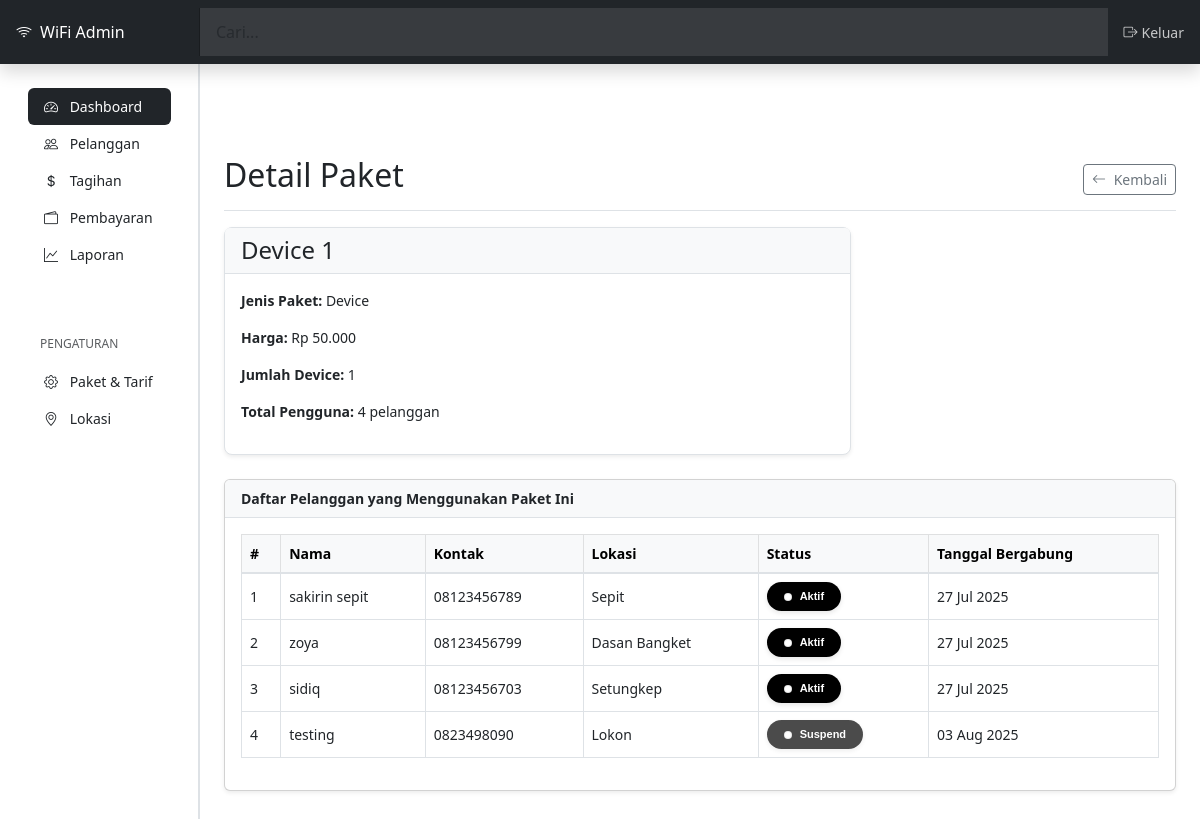
Page /paket/1/ (signed in) on the earlier database version.
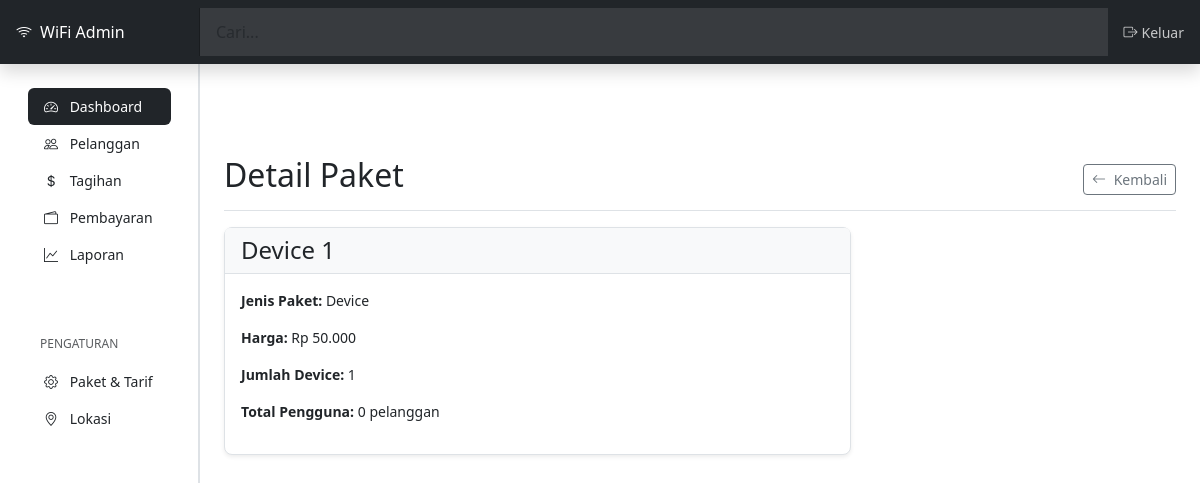
Same page on the later database version.
### tagihan_app/models.py (models this page shows, shortened)
class Paket(models.Model):
    JENIS_PAKET_CHOICES = [
        ('device', 'Device'),
        ('pppoe', 'PPPoE'),
    ]
    nama = models.CharField(max_length=100)
    jenis_paket = models.CharField(max_length=10, choices=JENIS_PAKET_CHOICES)
    jumlah_device = models.IntegerField(null=True, blank=True)  # Untuk paket device
    kecepatan_mbps = models.IntegerField(null=True, blank=True)  # Untuk paket PPPoE
    harga = models.DecimalField(max_digits=10, decimal_places=2)

class Pelanggan(models.Model):
    nama = models.CharField(max_length=200)
    alamat = models.TextField(blank=True, null=True)
    kontak = models.CharField(max_length=50, blank=True, null=True)
    lokasi = models.ForeignKey(Lokasi, on_delete=models.SET_NULL, null=True, blank=True)
    paket = models.ForeignKey(Paket, on_delete=models.SET_NULL, null=True, blank=True)
    username_pppoe = models.CharField(max_length=100, blank=True, null=True)
    tanggal_bergabung = models.DateField(default=timezone.now)
    catatan = models.TextField(blank=True, null=True)
    STATUS_CHOICES = [
        ('aktif', 'Aktif'),
        ('tidak_aktif', 'Tidak Aktif'),
        ('suspend', 'Suspend'),
    ]
    status = models.CharField(max_length=20, choices=STATUS_CHOICES, default='aktif')

class Lokasi(models.Model):
    nama = models.CharField(max_length=100, unique=True)

### tagihan_app/views.py (the view)
# urls.py: path('paket/<int:pk>/', views.paket_detail, name='paket_detail'),
@login_required
def paket_detail(request, pk: UUID):
    paket = get_object_or_404(Paket, pk=pk)
    context = {
        'paket': paket,
        'pelanggan_list': paket.pelanggan_set.select_related('lokasi').all(),
    }
    return render(request, 'paket/detail.html', context)

### templates/paket/detail.html (shortened to what this page needs)
{% extends "base.html" %}
{% load static %}
{% block main %}
<main class="col-md-9 ms-sm-auto col-lg-10 px-md-4 content">
    <div class="d-flex justify-content-between flex-wrap flex-md-nowrap align-items-center pt-3 pb-2 mb-3 border-bottom">
        <h1 class="h2">Detail Paket</h1>
        <div class="btn-toolbar mb-2 mb-md-0">
            <a href="{% url 'tagihan_app:paket_list'%}" class="btn btn-sm btn-outline-secondary">
                <i class="bi bi-arrow-left me-1"></i>
                Kembali
            </a>
        </div>
    </div>
    <div class="">
    <div class="row mb-4">
        <div class="col-lg-8">
            <div class="card summary-card">
                <div class="card-header">
                    <h4 class="mb-0">{{ paket.nama }}</h4>
                </div>
                <div class="card-body">
                    <p><strong>Jenis Paket:</strong> {{ paket.get_jenis_paket_display }}</p>
                    <p><strong>Harga:</strong> <span class="currency">Rp {{ paket.harga|floatformat:0 }}</span> </p>
                    {% if paket.jenis_paket == 'device' %}
                        <p><strong>Jumlah Device:</strong> {{ paket.jumlah_device }}</p>
                    {% elif paket.jenis_paket == 'pppoe' %}
                        <p><strong>Kecepatan:</strong> {{ paket.kecepatan_mbps }} Mbps</p>
                    {% endif %}
                    <p><strong>Total Pengguna:</strong> {{ pelanggan_list.count }} pelanggan</p>
                </div>
            </div>
        </div>
    </div>
    {% if pelanggan_list %}
    <div class="row">
        <div class="col-lg-12">
            <div class="card shadow-sm">
                <div class="card-header">
                    <strong>Daftar Pelanggan yang Menggunakan Paket Ini</strong>
                </div>
                <div class="card-body">
                    <div class="table-responsive">
                        <table class="table table-hover table-bordered align-middle">
                            <thead class="table-light">
                                <tr>
                                    <th>#</th>
                                    <th>Nama</th>
                                    <th>Kontak</th>
                                    <th>Lokasi</th>
                                    <th>Status</th>
                                    <th>Tanggal Bergabung</th>
                                </tr>
                            </thead>
                            <tbody>
                                {% for pelanggan in pelanggan_list %}
                                <tr>
                                    <td>{{ forloop.counter }}</td>
                                    <td>{{ pelanggan.nama }}</td>
                                    <td>{{ pelanggan.kontak|default:"-" }}</td>
                                    <td>{{ pelanggan.lokasi.nama}}</td>
                                    <td>
                                        <span class="badge
                                            {% if pelanggan.status == 'aktif' %}
                                                badge-bg-success
                                            {% elif pelanggan.status == 'belum_lunas' %}
                                                badge-bg-warning
                                            {% else %}
                                                badge-bg-danger
                                            {% endif %}">
                                            {{ pelanggan.get_status_display }}
                                        </span>
                                    </td>
                                    <td>{{ pelanggan.tanggal_bergabung|date:"d M Y" }}</td>
                                </tr>
                                {% endfor %}
                            </tbody>
                        </table>
                    </div>
                </div>
            </div>
        </div>
    </div>
    {% endif %}
    </div>
</main>
{% endblock %}

### templates/base.html (shortened to what this page needs)
<!DOCTYPE html>
<html lang="en">
<head>
    <link href="https://cdn.jsdelivr.net/npm/bootstrap@5.3.0/dist/css/bootstrap.min.css" rel="stylesheet">
    <link rel="stylesheet" href="https://cdn.jsdelivr.net/npm/bootstrap-icons@1.10.0/font/bootstrap-icons.css">
</head>
<body>
    <header class="navbar navbar-dark sticky-top flex-md-nowrap shadow">
        <a class="navbar-brand d-flex align-items-center col-md-3 col-lg-2 me-0 px-3 fs-6" href="#">
            <i class="bi bi-wifi me-2"></i>
            <span>WiFi Admin</span>
        </a>
        <input class="form-control form-control-dark w-100 rounded-0 border-0" type="text" placeholder="Cari..." aria-label="Search">
        <div class="navbar-nav">
            <div class="nav-item text-nowrap">
                <a class="nav-link px-3" href="{% url 'tagihan_app:logout' %}" onclick="return confirm('Apakah Anda yakin ingin keluar?');">
                    <i class="bi bi-box-arrow-right me-1"></i>Keluar
                </a>
            </div>
        </div>
    </header>
    <div class="container-fluid">
        <div class="row">
            <nav id="sidebarMenu" class="col-md-3 col-lg-2 d-md-block sidebar collapse">
                <div class="position-sticky pt-3 sidebar-sticky px-4">
                    <ul class="nav flex-column py-4 ">
                        <li class="nav-item">
                            <a class="nav-link active" aria-current="page" href="{% url 'tagihan_app:dashboard' %}">
                                <i class="bi bi-speedometer2 me-2"></i>
                                Dashboard
                            </a>
                        </li>
                        <li class="nav-item">
                            <a class="nav-link" href="{% url 'tagihan_app:pelanggan_list' %}">
                                <i class="bi bi-people me-2"></i>
                                Pelanggan
                            </a>
                        </li>
                        <li class="nav-item">
                            <a class="nav-link" href="{% url 'tagihan_app:tagihan_list' %}">
                                <i class="bi bi-currency-dollar me-2"></i>
                                Tagihan
                            </a>
                        </li>
                        <li class="nav-item">
                            <a class="nav-link" href="{% url 'tagihan_app:pembayaran_list' %}">
                                <i class="bi bi-wallet2 me-2"></i>
                                Pembayaran
                            </a>
                        </li>
                        <li class="nav-item">
                            <a class="nav-link" href="{% url 'tagihan_app:laporan' %}">
                                <i class="bi bi-graph-up me-2"></i>
                                Laporan
                            </a>
                        </li>
                    </ul>
                    <h6 class="sidebar-heading d-flex justify-content-between align-items-center px-3 mt-4 mb-1 text-muted">
                        <span>Pengaturan</span>
                    </h6>
                    <ul class="nav flex-column mb-2">
                        <li class="nav-item">
                            <a class="nav-link" href="{% url 'tagihan_app:paket_list' %}">
                                <i class="bi bi-gear me-2"></i>
                                Paket & Tarif
                            </a>
                        </li>
                        <li class="nav-item">
                            <a class="nav-link" href="#">
                                <i class="bi bi-geo-alt me-2"></i>
                                Lokasi
                            </a>
                        </li>
                    </ul>
                </div>
            </nav>
            {% block main %} {% endblock %}
        </div>
    </div>
</body>
</html>

### templates/base.html (style rules this page uses)
:root { --bs-dark: #212529; --bs-darker: #111111; --bs-light: #f8f9fa; --bs-lighter: #ffffff; --bs-gray: #6c757d; --bs-gray-light: #e9ecef; --bs-border-color: #dee2e6; }
body { font-size: .875rem; background-color: var(--bs-lighter); color: var(--bs-dark); }
.sidebar { position: fixed; top: 0; bottom: 0; left: 0; z-index: 100; padding: 48px 0 0; box-shadow: inset -1px 0 0 var(--bs-border-color); background-color: var(--bs-lighter); border-right: 1px solid var(--bs-border-color); }
.sidebar-sticky { height: calc(100vh - 48px); overflow-x: hidden; overflow-y: auto; }
.sidebar .nav-link { font-weight: 500; color: var(--bs-dark); padding: .5rem 1rem; margin: 0 .25rem; border-radius: .375rem; }
.sidebar .nav-link.active { color: var(--bs-lighter); background-color: var(--bs-dark); }
.sidebar-heading { font-size: .75rem; text-transform: uppercase; color: var(--bs-gray); padding: 1rem 1rem .5rem; }
.navbar-brand { padding-top: .75rem; padding-bottom: .75rem; background-color: var(--bs-dark); color: var(--bs-lighter) !important; box-shadow: inset -1px 0 0 rgba(0, 0, 0, .25); }
.navbar { background-color: var(--bs-dark); }
.navbar .form-control { padding: .75rem 1rem; background-color: rgba(255, 255, 255, .1); border-color: rgba(255, 255, 255, .1); color: var(--bs-lighter); }
.navbar .nav-item .nav-link { color: rgba(255, 255, 255, .75); }
.content { margin-left: 240px; padding: 20px; margin-top: 56px; min-height: calc(100vh - 56px); }
.summary-card { border-radius: .5rem; box-shadow: 0 .125rem .25rem rgba(0, 0, 0, .075); transition: box-shadow .3s ease-in-out; border: 1px solid var(--bs-border-color); background-color: var(--bs-lighter); }
.card-header { background-color: var(--bs-light); border-bottom: 1px solid var(--bs-border-color); font-weight: 600; }

Differences in the rows shown:
removed Pelanggan: nama "sakirin sepit", kontak "08123456789", lokasi.nama "Sepit", status "Aktif", tanggal_bergabung "27 Jul 2025"
removed Pelanggan: nama "zoya", kontak "08123456799", lokasi.nama "Dasan Bangket", status "Aktif", tanggal_bergabung "27 Jul 2025"
removed Pelanggan: nama "sidiq", kontak "08123456703", lokasi.nama "Setungkep", status "Aktif", tanggal_bergabung "27 Jul 2025"
removed Pelanggan: nama "testing", kontak "0823498090", lokasi.nama "Lokon", status "Suspend", tanggal_bergabung "03 Aug 2025"
Other differences:
{{ pelanggan_list.count }}: "4" → "0"
text no longer shown: "Daftar Pelanggan yang Menggunakan Paket Ini # Nama Kontak Lokasi Status Tanggal Bergabung"
